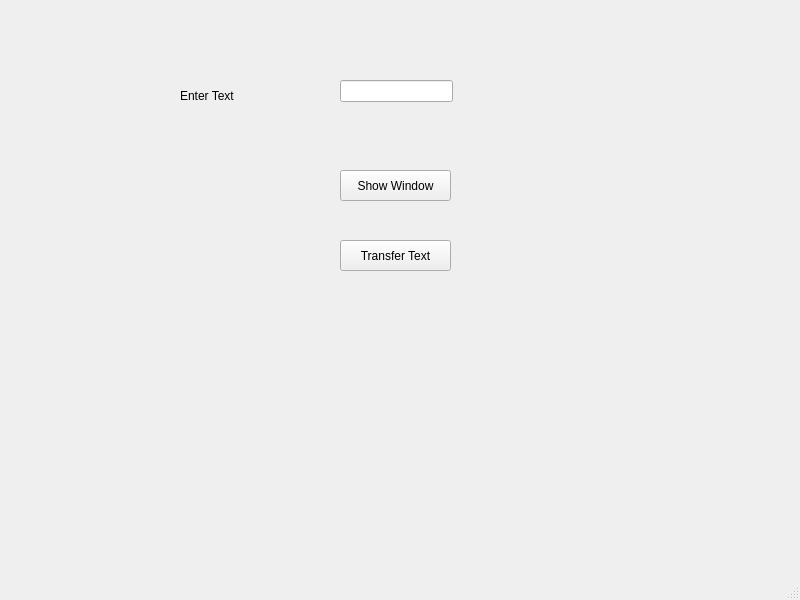
<?xml version="1.0" encoding="UTF-8"?>
<ui version="4.0">
 <class>firstWindow</class>
 <widget class="QMainWindow" name="firstWindow">
  <property name="geometry">
   <rect>
    <x>0</x>
    <y>0</y>
    <width>800</width>
    <height>600</height>
   </rect>
  </property>
  <property name="font">
   <font>
    <family>Arial</family>
    <pointsize>9</pointsize>
   </font>
  </property>
  <property name="windowTitle">
   <string>First Window</string>
  </property>
  <widget class="QWidget" name="centralwidget">
   <widget class="QLabel" name="lblInputText">
    <property name="geometry">
     <rect>
      <x>180</x>
      <y>80</y>
      <width>121</width>
      <height>31</height>
     </rect>
    </property>
    <property name="text">
     <string>Enter Text</string>
    </property>
   </widget>
   <widget class="QLineEdit" name="txtInputText">
    <property name="geometry">
     <rect>
      <x>340</x>
      <y>80</y>
      <width>113</width>
      <height>22</height>
     </rect>
    </property>
   </widget>
   <widget class="QPushButton" name="btnShow">
    <property name="geometry">
     <rect>
      <x>340</x>
      <y>170</y>
      <width>111</width>
      <height>31</height>
     </rect>
    </property>
    <property name="text">
     <string>Show Window</string>
    </property>
   </widget>
   <widget class="QPushButton" name="btnTransfer">
    <property name="geometry">
     <rect>
      <x>340</x>
      <y>240</y>
      <width>111</width>
      <height>31</height>
     </rect>
    </property>
    <property name="text">
     <string>Transfer Text</string>
    </property>
   </widget>
  </widget>
  <widget class="QMenuBar" name="menubar">
   <property name="geometry">
    <rect>
     <x>0</x>
     <y>0</y>
     <width>800</width>
     <height>23</height>
    </rect>
   </property>
  </widget>
  <widget class="QStatusBar" name="statusbar"/>
 </widget>
 <resources/>
 <connections/>
</ui>
